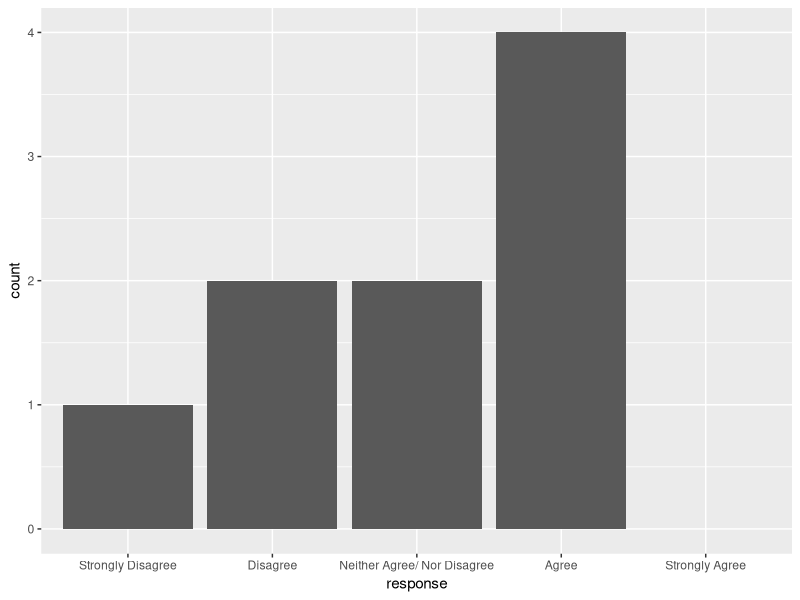

Source code (R):
## ---- chunk 1
options(htmltools.dir.version = FALSE)
knitr::opts_chunk$set(rows.print=5)
library(knitr)
library(tidyverse)
## ---- chunk 2
knitr::include_graphics("https://media.giphy.com/media/hyMFaxhuQkZTq/giphy.gif")
## ---- chunk 3
race <- factor(x = c("White", "Non-White"))
class(race)
## ---- chunk 4
levels(race)
## ---- chunk 5
mtcars %>% 
  mutate(cyl_fact = factor(cyl)) %>% 
  select(cyl_fact, cyl)
## ---- chunk 6
months <- factor(c("Jan", "Feb", "Mar"))
## ---- chunk 7
months
## ---- chunk 8
likert_agree <- c("Strongly Disagree", "Disagree", "Neither Agree/ Nor Disagree", "Agree", "Strongly Agree")
## ---- chunk 9
response_group <- data_frame(response = c(1 ,2 ,3 ,4 ,4 ,4, 2, 3, 4))
## ---- chunk 10
mean(response_group$response)
## ---- chunk 11
response_group %>% 
  mutate(response = factor(response, 
                           likert_agree, 
                           levels = 1:5)) %>% 
  count(response)
## ---- chunk 12
response_group %>% 
  mutate(response = factor(response, likert_agree, levels = 1:5)) -> response_group
## ---- chunk 13
ggplot(response_group, aes(response)) +
  geom_bar() +
  scale_x_discrete(drop = FALSE)
## ---- chunk 14
gss_cat
## ---- chunk 15
glimpse(gss_cat)
## ---- chunk 16
gss_cat %>% 
  count(relig)
## ---- chunk 17
gss_cat %>% 
  mutate(relig = fct_lump(relig, n = 4)) %>% 
  count(relig)
## ---- chunk 18
gss_cat %>% 
  mutate(relig = fct_other(relig, 
                           keep = c("Christian", "Moslem/islam", "Jewish"))) %>% 
  count(relig)
## ---- chunk 19
gss_cat %>% 
  count(partyid)
## ---- chunk 20
gss_cat %>% 
  mutate(party_id_rd = fct_collapse(partyid,
    Rep = c("Strong republican", "Not str republican"),
    Dem = c("Strong democrat", "Not str democrat"),
    Ind = c("Ind,near rep", "Independent", "Ind,near dem"))) %>% 
  count(party_id_rd)
## ---- chunk 21
gss_cat %>% 
  mutate( rincome = fct_recode(rincome,
                    "Too much to say" = "Refused",
                    "None" = "Not applicable")) %>% 
  select(rincome)

## ---- chunk 22
aov(tvhours ~ rincome, data = gss_cat) %>% 
  summary()
## ---- chunk 23
my_vector <- c("Yes", "No", "Maybe")

factor(my_vector, c("Yes", "No"))
## ---- chunk 24
parse_factor(my_vector, c("Yes", "No"))
